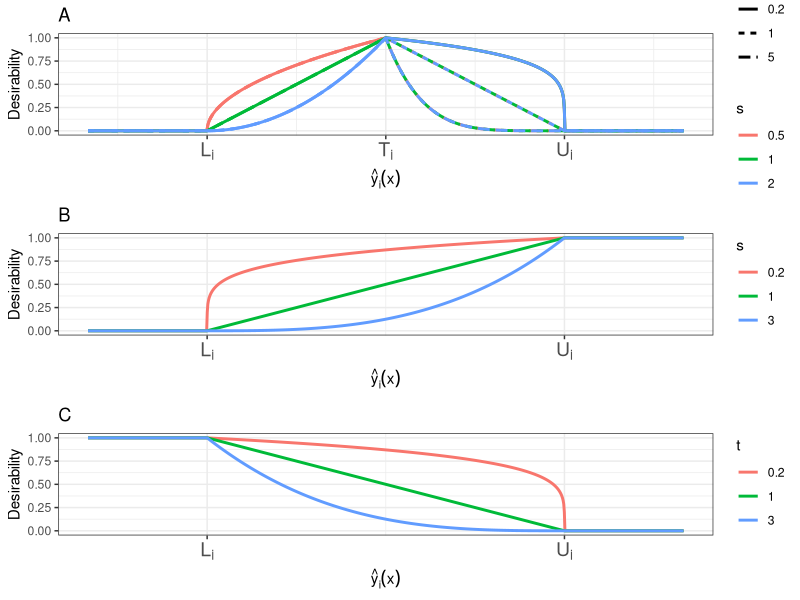

Recreate this plot in R.
# Load necessary packages
library(ggplot2)
library(dplyr)
library(gridExtra)

# Define the desirability function
desirability <- function(y_hat, L, T, U, s, t) {
  if (y_hat < L) {
    return(0)
  } else if (y_hat >= L & y_hat < T) {
    return(((y_hat - L) / (T - L)) ^ s)
  } else if (y_hat == T) {
    return(1)
  } else if (y_hat > T & y_hat < U) {
    return(((y_hat - U) / (T - U)) ^ t)
  } else {
    return(0)
  }
}

# Create a dataset with the desirability values for different values of y_hat, s, and t:
y_hat_values <- seq(0, 10, length.out = 1000)
s_values <- c(0.5, 1, 2)
t_values <- c(0.2, 1, 5)

df <- expand.grid(y_hat = y_hat_values, s = s_values, t = t_values)
df <- df %>%
  mutate(st = interaction(s, t, sep = ", "))

L <- 2
T <- 5
U <- 8

df$desirability <-
  mapply(desirability, df$y_hat, L, T, U, df$s, df$t)

# Plot the desirability function using ggplot2
plot1 <-
  ggplot(df,
         aes(
           x = y_hat,
           y = desirability,
           color = factor(s),
           linetype = factor(t)
         )) +
  geom_line(size = 1) +
  ggtitle("A")+
  labs(
    x = expression(hat(y)[i](x)),
    y = "Desirability",
    color = "s",
    linetype = "t"
  ) +
  scale_color_discrete("s") +
  scale_linetype_discrete("t") +
  scale_x_continuous(
    breaks = c(L, T, U),
    labels = c(expression(L[i]), expression(T[i]),
               expression(U[i]))
  ) +
  theme_bw() +
  theme(legend.position = "right",
        axis.text.x = element_text(size = 14))

# Update the desirability function for maximization
desirability_max <- function(y_hat, L, U, s) {
  if (y_hat < L) {
    return(0)
  } else if (y_hat >= L & y_hat <= U) {
    return(((y_hat - L) / (U - L)) ^ s)
  } else {
    return(1)
  }
}

# Modify the dataset to include the desirability values for the new function
y_hat_values <- seq(0, 10, length.out = 1000)
s_values <- c(0.2, 1, 3)

df_max <- expand.grid(y_hat = y_hat_values, s = s_values)

L <- 2
U <- 8

df_max$desirability <-
  mapply(desirability_max, df_max$y_hat, L, U, df_max$s)

#Modify the ggplot
plot2 <-
  ggplot(df_max, aes(x = y_hat, y = desirability, color = factor(s))) +
  geom_line(size = 1)  +
  ggtitle("B")+
  labs(x = expression(hat(y)[i](x)),
       y = "Desirability",
       color = "s") +
  scale_color_discrete("s") +
  scale_x_continuous(breaks = c(L, U),
                     labels = c(expression(L[i]), expression(U[i]))) +
  theme_bw() +
  theme(legend.position = "right",
        axis.text.x = element_text(size = 14))


# Update the desirability function for minimization
desirability_min <- function(y_hat, L, U, t) {
  if (y_hat < L) {
    return(1)
  } else if (y_hat >= L & y_hat <= U) {
    return(((U - y_hat) / (U - L)) ^ t)
  } else {
    return(0)
  }
}

# Modify the dataset to include the desirability values for the new function
y_hat_values <- seq(0, 10, length.out = 1000)
t_values <- c(1, 0.2, 3)

df_min <- expand.grid(y_hat = y_hat_values, t = t_values)

L <- 2
U <- 8

df_min$desirability <-
  mapply(desirability_min, df_min$y_hat, L, U, df_min$t)

# Modify the ggplot
plot3 <-
  ggplot(df_min, aes(x = y_hat, y = desirability, color = factor(t))) +
  geom_line(size = 1) +
  ggtitle("C")+
  labs(x = expression(hat(y)[i](x)),
       y = "Desirability",
       color = "t") +
  scale_color_discrete("t") +
  scale_x_continuous(breaks = c(L, U),
                     labels = c(expression(L[i]), expression(U[i]))) +
  theme_bw() +
  theme(legend.position = "right",
        axis.text.x = element_text(size = 14))

# Combine the three plots into a single column with three rows
grid.arrange(plot1, plot2, plot3, ncol = 1)
